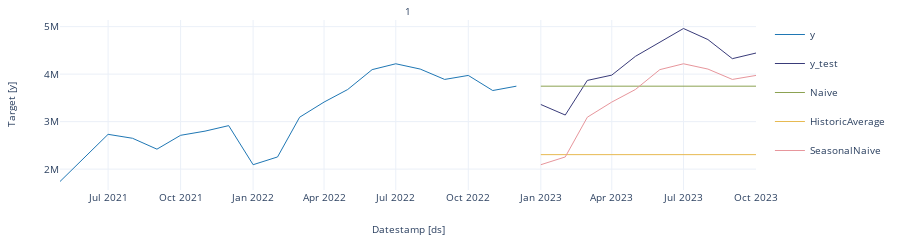

Notebook cell for this chart:
### Code cell
StatsForecast.plot(train_post_covid[-20:], forecast)

### Figure 1 — Plotly figure (JSON) as saved in the notebook; plotly's stock layout.template omitted (floating-point values rounded to 4 significant figures)
{"data": [{"legendgroup": "y", "line": {"color": "#1f77b4", "width": 1}, "mode": "lines", "name": "y", "showlegend": true, "type": "scatter", "x": ["2021-05-01T00:00:00", "2021-06-01T00:00:00", "2021-07-01T00:00:00", "2021-08-01T00:00:00", "2021-09-01T00:00:00", "2021-10-01T00:00:00", "2021-11-01T00:00:00", "2021-12-01T00:00:00", "2022-01-01T00:00:00", "2022-02-01T00:00:00", "2022-03-01T00:00:00", "2022-04-01T00:00:00", "2022-05-01T00:00:00", "2022-06-01T00:00:00", "2022-07-01T00:00:00", "2022-08-01T00:00:00", "2022-09-01T00:00:00", "2022-10-01T00:00:00", "2022-11-01T00:00:00", "2022-12-01T00:00:00"], "xaxis": "x", "y": [1739021, 2245539, 2732010, 2649154, 2419859, 2711638, 2799681, 2915455, 2092568, 2256082, 3092467, 3411366, 3676113, 4094678, 4218011, 4106428, 3888243, 3972446, 3654498, 3746158], "yaxis": "y"}, {"legendgroup": "y_test", "line": {"color": "#393b79", "width": 1}, "mode": "lines", "name": "y_test", "showlegend": true, "type": "scatter", "x": ["2023-01-01T00:00:00", "2023-02-01T00:00:00", "2023-03-01T00:00:00", "2023-04-01T00:00:00", "2023-05-01T00:00:00", "2023-06-01T00:00:00", "2023-07-01T00:00:00", "2023-08-01T00:00:00", "2023-09-01T00:00:00", "2023-10-01T00:00:00"], "xaxis": "x", "y": [3360186, 3138399, 3867517, 3979317, 4373786, 4673688, 4960657, 4727673, 4325689, 4443937], "yaxis": "y"}, {"legendgroup": "Naive", "line": {"color": "#8ca252", "width": 1}, "mode": "lines", "name": "Naive", "showlegend": true, "type": "scatter", "x": ["2023-01-01T00:00:00", "2023-02-01T00:00:00", "2023-03-01T00:00:00", "2023-04-01T00:00:00", "2023-05-01T00:00:00", "2023-06-01T00:00:00", "2023-07-01T00:00:00", "2023-08-01T00:00:00", "2023-09-01T00:00:00", "2023-10-01T00:00:00"], "xaxis": "x", "y": [3746158, 3746158, 3746158, 3746158, 3746158, 3746158, 3746158, 3746158, 3746158, 3746158], "yaxis": "y"}, {"legendgroup": "HistoricAverage", "line": {"color": "#e7ba52", "width": 1}, "mode": "lines", "name": "HistoricAverage", "showlegend": true, "type": "scatter", "x": ["2023-01-01T00:00:00", "2023-02-01T00:00:00", "2023-03-01T00:00:00", "2023-04-01T00:00:00", "2023-05-01T00:00:00", "2023-06-01T00:00:00", "2023-07-01T00:00:00", "2023-08-01T00:00:00", "2023-09-01T00:00:00", "2023-10-01T00:00:00"], "xaxis": "x", "y": [2304509, 2304509, 2304509, 2304509, 2304509, 2304509, 2304509, 2304509, 2304509, 2304509], "yaxis": "y"}, {"legendgroup": "SeasonalNaive", "line": {"color": "#e7969c", "width": 1}, "mode": "lines", "name": "SeasonalNaive", "showlegend": true, "type": "scatter", "x": ["2023-01-01T00:00:00", "2023-02-01T00:00:00", "2023-03-01T00:00:00", "2023-04-01T00:00:00", "2023-05-01T00:00:00", "2023-06-01T00:00:00", "2023-07-01T00:00:00", "2023-08-01T00:00:00", "2023-09-01T00:00:00", "2023-10-01T00:00:00"], "xaxis": "x", "y": [2092568, 2256082, 3092467, 3411366, 3676113, 4094678, 4218011, 4106428, 3888243, 3972446], "yaxis": "y"}], "layout": {"annotations": [{"font": {"size": 10}, "showarrow": false, "text": "1", "x": 0.5, "xanchor": "center", "xref": "paper", "y": 1, "yanchor": "bottom", "yref": "paper"}, {"font": {"size": 10}, "showarrow": false, "text": "Datestamp [ds]", "x": 0.5, "xanchor": "center", "xref": "paper", "y": 0, "yanchor": "top", "yref": "paper", "yshift": -30}, {"font": {"size": 10}, "showarrow": false, "text": "Target [y]", "textangle": -90, "x": 0, "xanchor": "right", "xref": "paper", "xshift": -40, "y": 0.5, "yanchor": "middle", "yref": "paper"}], "autosize": true, "font": {"size": 10}, "height": 150, "margin": {"b": 50, "l": 60, "r": 10, "t": 20}, "xaxis": {"anchor": "y", "domain": [0, 1], "showticklabels": true, "visible": true}, "yaxis": {"anchor": "x", "domain": [0, 1]}}}
